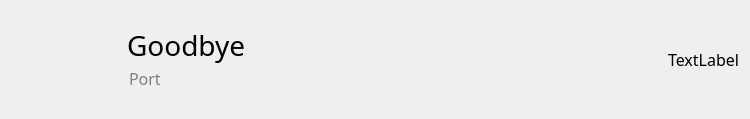
<?xml version="1.0" encoding="UTF-8"?>
<ui version="4.0">
 <class>Form</class>
 <widget class="QWidget" name="Form">
  <property name="geometry">
   <rect>
    <x>0</x>
    <y>0</y>
    <width>750</width>
    <height>119</height>
   </rect>
  </property>
  <property name="sizePolicy">
   <sizepolicy hsizetype="Expanding" vsizetype="Maximum">
    <horstretch>0</horstretch>
    <verstretch>0</verstretch>
   </sizepolicy>
  </property>
  <property name="minimumSize">
   <size>
    <width>750</width>
    <height>119</height>
   </size>
  </property>
  <property name="maximumSize">
   <size>
    <width>750</width>
    <height>1000</height>
   </size>
  </property>
  <property name="windowTitle">
   <string>Form</string>
  </property>
  <layout class="QHBoxLayout" name="horizontalLayout">
   <item>
    <widget class="QLabel" name="picture">
     <property name="sizePolicy">
      <sizepolicy hsizetype="Maximum" vsizetype="Fixed">
       <horstretch>0</horstretch>
       <verstretch>0</verstretch>
      </sizepolicy>
     </property>
     <property name="minimumSize">
      <size>
       <width>100</width>
       <height>100</height>
      </size>
     </property>
     <property name="text">
      <string/>
     </property>
     <property name="scaledContents">
      <bool>true</bool>
     </property>
    </widget>
   </item>
   <item>
    <spacer name="verticalSpacer">
     <property name="orientation">
      <enum>Qt::Horizontal</enum>
     </property>
     <property name="sizeType">
      <enum>QSizePolicy::Fixed</enum>
     </property>
     <property name="sizeHint" stdset="0">
      <size>
       <width>10</width>
       <height>10</height>
      </size>
     </property>
    </spacer>
   </item>
   <item>
    <layout class="QVBoxLayout" name="info">
     <property name="spacing">
      <number>0</number>
     </property>
     <item>
      <widget class="QLabel" name="name">
       <property name="font">
        <font>
         <family>Futura Lt BT</family>
         <pointsize>21</pointsize>
         <weight>50</weight>
         <italic>false</italic>
         <bold>false</bold>
         <underline>false</underline>
         <kerning>true</kerning>
        </font>
       </property>
       <property name="text">
        <string>Goodbye</string>
       </property>
       <property name="alignment">
        <set>Qt::AlignBottom|Qt::AlignLeading|Qt::AlignLeft</set>
       </property>
       <property name="wordWrap">
        <bool>false</bool>
       </property>
       <property name="margin">
        <number>0</number>
       </property>
      </widget>
     </item>
     <item>
      <widget class="QLabel" name="artist">
       <property name="maximumSize">
        <size>
         <width>16777215</width>
         <height>43</height>
        </size>
       </property>
       <property name="font">
        <font>
         <family>Futura Lt BT</family>
         <pointsize>12</pointsize>
         <weight>50</weight>
         <bold>false</bold>
         <kerning>false</kerning>
        </font>
       </property>
       <property name="layoutDirection">
        <enum>Qt::LeftToRight</enum>
       </property>
       <property name="autoFillBackground">
        <bool>false</bool>
       </property>
       <property name="styleSheet">
        <string notr="true">QLabel { color : grey; }</string>
       </property>
       <property name="frameShape">
        <enum>QFrame::NoFrame</enum>
       </property>
       <property name="lineWidth">
        <number>1</number>
       </property>
       <property name="midLineWidth">
        <number>1</number>
       </property>
       <property name="text">
        <string>Port</string>
       </property>
       <property name="alignment">
        <set>Qt::AlignLeading|Qt::AlignLeft|Qt::AlignTop</set>
       </property>
       <property name="margin">
        <number>0</number>
       </property>
       <property name="indent">
        <number>2</number>
       </property>
      </widget>
     </item>
    </layout>
   </item>
   <item>
    <widget class="QLabel" name="duration">
     <property name="sizePolicy">
      <sizepolicy hsizetype="Fixed" vsizetype="Maximum">
       <horstretch>0</horstretch>
       <verstretch>0</verstretch>
      </sizepolicy>
     </property>
     <property name="font">
      <font>
       <family>Futura Lt BT</family>
       <pointsize>12</pointsize>
      </font>
     </property>
     <property name="text">
      <string>TextLabel</string>
     </property>
    </widget>
   </item>
  </layout>
 </widget>
 <resources/>
 <connections/>
</ui>
